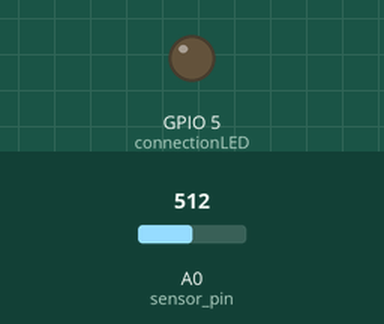
Recording of a sketch running on a simulated ESP8266 (NodeMCU). On the bench: output pins drawn as LEDs (lit = HIGH). Inputs (shaded band) come from the test bench; at power-on: A0 (sensor_pin) = 512. WiFi joins after 1.5 s; servers stay silent unless stated; what the sketch prints to the serial monitor is not drawn.

Above: at 0.1 s.
At 1.9 s:
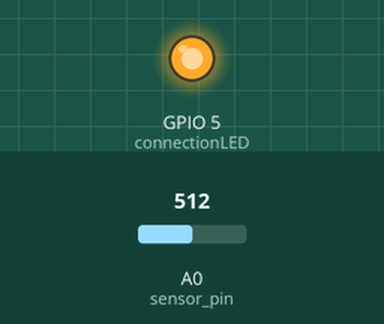
Timing chart, 0 to 3.4 s (numbered marks = the images above):
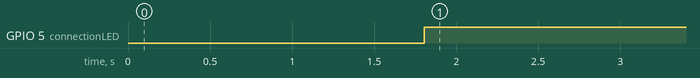

The sketch:

Nodemcu_soil_moister.ino
```cpp
/* راه اندازی سنسور رطوبت خاک
 *  کنترل ارتباطات هوشمند آریا
 *  آموزش های برنامه نویسی در حوزه هوشمند سازی iot و همچنین مباحث هوش مصنوعی
 *  همچنین فروشگاهی از تجهیزات بروز توسعه علمی و هوشمند سازی
 *
 *  site: www.icc-aria.ir
 *  telegram: http://t.me/icc_aria
 *  instagram: http://instagram.com/icc_aria
 *  soroush: http://sapp.ir/icc_aria
 *  webpage: https://goo.gl/R12p2h
*/
//آماده سازی کتابخانه های مورد نیاز
#define BLYNK_PRINT Serial
#include "ESP8266WiFi.h"
#include "BlynkSimpleEsp8266.h"

// محل قرار گیری کد حویت در ماژول
char auth[] = "YourAuthToken";


// اطلاعات وای فای به همراه آدرس سرور برای اتصال ماژول
char ssid[] = "YourNetworkName";
char pass[] = "YourPassword";
char server[] = "YourServerIP";

// مشخص کردن پین اندازه گیری برای سنسور
int sensor_pin = A0;

//پین هایی که برای اتصال به آردینو نیاز است
int output_value ;
#define connectionLED 5
BlynkTimer timer;

void setup()
{
  Serial.begin(115200);
 // Blynk.begin(auth, ssid, pass, server); // کسانی که از سرور 29 و قبل استفاده می کنند
  Blynk.begin(auth, ssid, pass, server,8080); // کسانی که از سرور 30 و به بعد استفاده می کنند
  timer.setInterval(1000L, soil); // چکاب تابع به میزان مدت زمان تعیین شده
  pinMode(connectionLED,OUTPUT);
}

void loop()
{
  checkConnection();
  Blynk.run();
  timer.run();

}
//تابع اندازه گیری رطوبت
void soil() {
output_value= analogRead(sensor_pin);
  output_value = map(output_value,1024,400,0,100); //برابر گذاری مقادیر
  Serial.print("Mositure : ");
  Serial.print(output_value);
  Serial.println("%");
  Blynk.virtualWrite(1,output_value);
}

void checkConnection() {
  if (! Blynk.connected()) {
    digitalWrite(connectionLED, LOW);
    Blynk.connect();
  }
  else {
    digitalWrite(connectionLED, HIGH);
  }
}
```

Measured:
- by itself, GPIO 5 (connectionLED): LOW → HIGH at 1.8 s
